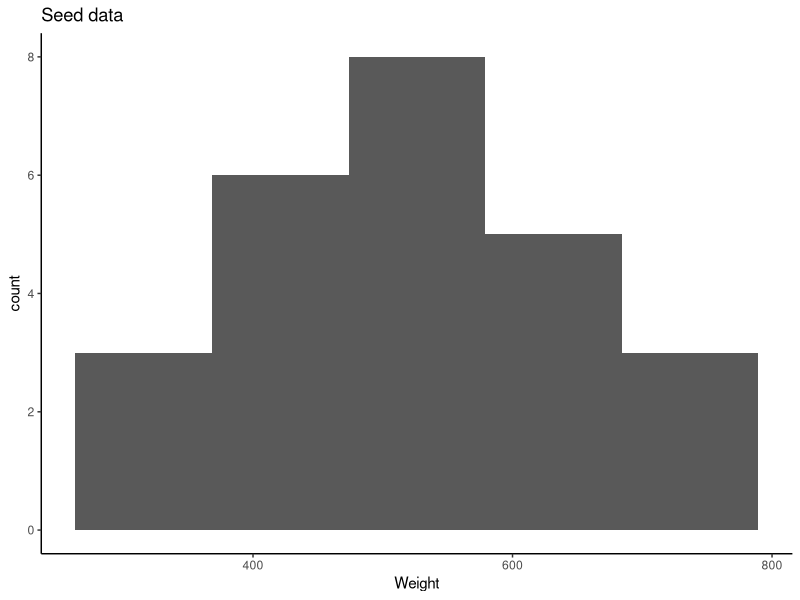

Write the R code that produced this figure.
## ---- chunk 1
knitr::opts_chunk$set(echo = TRUE)
## ---- chunk 2
pnorm(0.64)
## ---- chunk 3
pnorm(-0.37)
## ---- chunk 4
pnorm(1.24, lower.tail = FALSE)
## ---- chunk 5
pnorm(1.15) - pnorm(-0.37)
## ---- chunk 6
qnorm(0.3300)
## ---- chunk 7
qnorm(0.1841, lower.tail = FALSE)
## ---- chunk 8
pnorm(5.7, mean = 5.4, sd = 0.2)
## ---- chunk 9
pnorm(5.3, mean = 5.4, sd = 0.2, lower.tail = FALSE)
## ---- chunk 10
pnorm(5.5, mean = 5.4, sd = 0.2) - pnorm(5.2, mean = 5.4, sd = 0.2)
## ---- chunk 11
qnorm(0.85, mean = 5.4, sd = 0.2)
## ---- chunk 12
# standard deviation
5/sqrt(100)
## ---- chunk 13
library(ggplot2)
seed_data <- read.csv("../Data/Seeds.csv")

# histogram of the data
ggplot(seed_data, aes(Weight)) +
  geom_histogram(bins = 5) +
  ggtitle("Seed data") +
  xlab("Weight") +
  theme_classic()

# mean
mean(seed_data$Weight)

# standard deviation
sd(seed_data$Weight)
## ---- chunk 14
# this is t-alpha/2
qt(1-0.025, df = 25-1)

mean(seed_data$Weight) + qt(1-0.025, df = 25-1)*(sd(seed_data$Weight)/sqrt(25))

mean(seed_data$Weight) - qt(1-0.025, df = 25-1)*(sd(seed_data$Weight)/sqrt(25))

# or I can do this...
t.test(seed_data$Weight)
